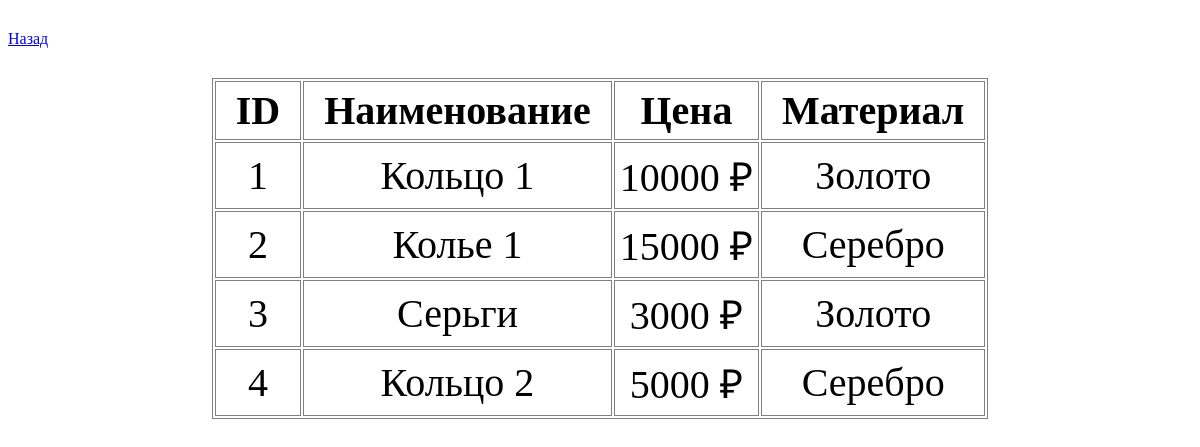
The page /server/apache/data/apache/read.php on the database its author committed.
### tables this page shows
CREATE TABLE IF NOT EXISTS products (
  ID INT AUTO_INCREMENT,
  name VARCHAR(20) NOT NULL,
  price int NOT NULL,
  matID int not null,
  PRIMARY KEY (ID),
  FOREIGN KEY (matID) REFERENCES materials (ID)
);

CREATE TABLE IF NOT EXISTS materials (
  ID INT(11) AUTO_INCREMENT,
  name VARCHAR(20) NOT NULL,
  PRIMARY KEY (ID)
);

### server/apache/data/apache/database.php (called while the page is built, shortened)
<?php
    class Database {
        private static $host = "db";
        private static $user = "user";
        private static $pass = "password";
        private static $db_name = "appDB";
        public static function query($q) {
            $mysql = new mysqli(self::$host,
                                self::$user,
                                self::$pass,
                                self::$db_name);
            $res = $mysql->query($q);
            return $res;
        }
    }
?>

### server/apache/data/apache/read.php (the view, shortened to what this page needs)
<html lang="ru">
    <head>
        <link rel="stylesheet" href="apache-style.css" type="text/css"/>
    </head>
    <body>
        <div class="nav">
            <a href="../nav.html">Назад</a>
        </div>
        <div class="cont">
            <table>
                <tr><th>ID</th><th>Наименование</th><th>Цена</th><th>Материал</th></tr>
                <?php
                    include_once "./database.php";
                    $q = "SELECT products.ID as ID, products.name as name, price, materials.name as mat FROM products JOIN materials on products.matID = materials.ID";
                    $res = Database::query($q);
                    foreach ($res as $row) {
                        echo "<tr><td>{$row['ID']}</td><td>{$row['name']}</td><td>{$row['price']} ₽</td><td>{$row['mat']}</td></tr>";
                    }
                ?>
            </table>
        </div>
    </body>
</html>

### server/apache/data/apache/apache-style.css (style rules this page uses)
table { border: 1px solid grey; margin-left: auto; margin-right: auto; }
th { padding: 5px 20px; text-align: center; border: 1px solid grey; font-size: 250%; }
td { padding: 5px; text-align: center; border: 1px solid grey; font-size: 250%; }
.cont { margin: 30px 0; display: flex; justify-content: center; align-items: center; }
.nav { margin: 30px 0px; display: flex; flex-direction: column; justify-content: space-evenly; }

### rows shown on the page
products: ID "1", name "Кольцо 1", price "10000", matID.name "Золото"
products: ID "2", name "Колье 1", price "15000", matID.name "Серебро"
products: ID "3", name "Серьги", price "3000", matID.name "Золото"
products: ID "4", name "Кольцо 2", price "5000", matID.name "Серебро"
